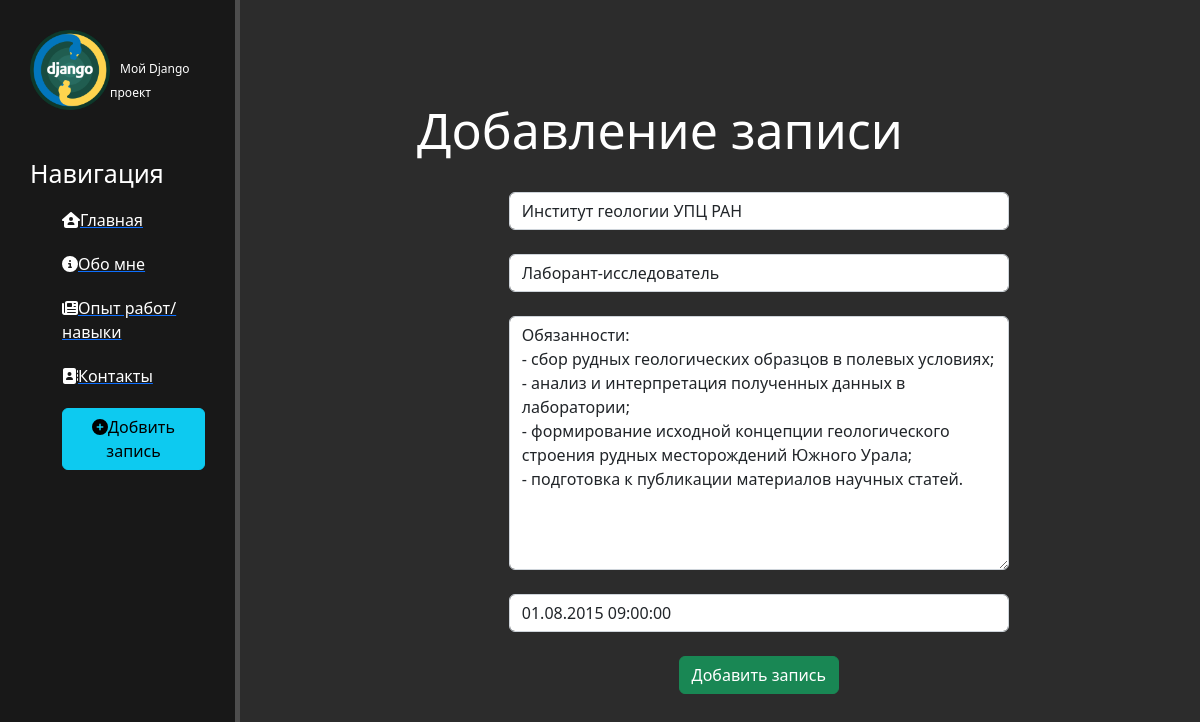
/news/1/update, run on the app's committed database.
### news/models.py (models this page shows, shortened)
class Articles(models.Model):
    title = models.CharField('Название', max_length=50)
    anons = models.CharField('Анонс', max_length=50)
    full_text = models.TextField('Статья')
    date = models.DateTimeField('Дата публикаци')
    class Meta:
        verbose_name = 'Новость'
        verbose_name_plural = 'Новости'

### news/views.py (the view)
# urls.py: path('<int:pk>/update', views.NewsUpdateView.as_view(), name='news-update'),
class NewsUpdateView(UpdateView):
    model = Articles
    template_name = 'news/create.html'
    form_class = ArticlesForm

### news/forms.py
class ArticlesForm(ModelForm):
    class Meta:
        model = Articles
        fields = ['title', 'anons', 'full_text', 'date']
        widgets = {
            "title": TextInput(attrs={
                'class': 'form-control',
                'placeholder': 'Название статьи'
            }),
            "anons": TextInput(attrs={
                'class': 'form-control',
                'placeholder': 'Анонс статьи'
            }),
            "date": DateTimeInput(attrs={
                'class': 'form-control',
                'placeholder': 'Дата статьи'
            }),
            "full_text": Textarea(attrs={
                'class': 'form-control',
                'placeholder': 'Текст статьи'
            }),
        }

### news/templates/news/create.html (shortened to what this page needs)
{% extends 'main/layout.html' %}
{% block content %}
    <div class="features">
        <h1>Добавление записи</h1>
        <form method="post">
            {% csrf_token %}<br>
            {{ form.title }}<br>
            {{ form.anons }}<br>
            {{ form.full_text }}<br>
            {{ form.date }}<br>
            <button class="btn btn-success" type="submit">Добавить запись</button>
        </form>
    </div>
{% endblock %}

### main/static/main/css/main.css (style rules this page uses)
body { background: #2c2c2c; }
main .features { float: left; color: #fff; margin-top: 100px; text-align: center; width: 70%; }
main .features h1 { font-size: 50px; }
form { margin-left: 32%; width: 500px; margin-top: 50 px; }

### data on the page
Articles: title "Институт геологии УПЦ РАН", anons "Лаборант-исследователь", full_text "Обязанности: - сбор рудных геологических образцов в полевых условиях; - анализ и интерпретация полученных данных в лаборатории; - формирование исходной концепции геологического строения рудных месторождений Южного Урала; - подготовка к публикации материалов научных статей.", date "01.08.2015 09:00:00"
